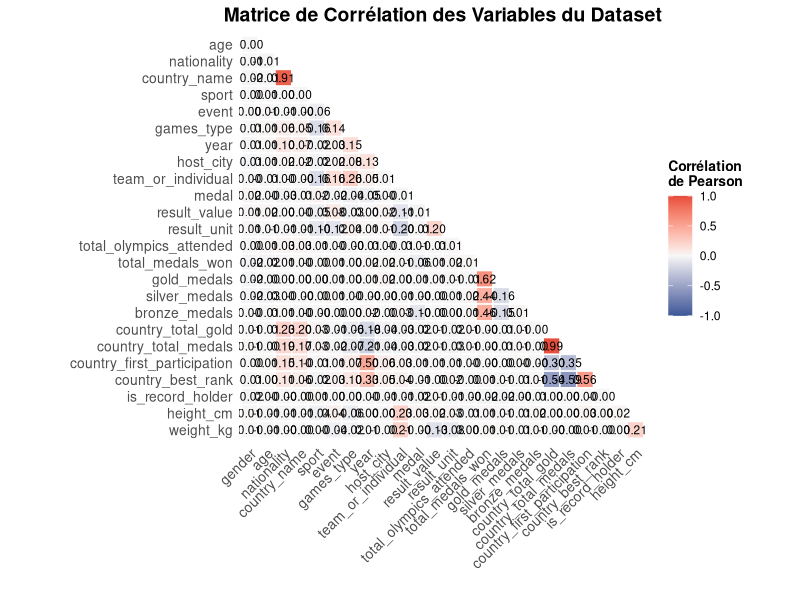

Source code (R):
## ---- chunk 1
knitr::opts_chunk$set(echo = TRUE, warning = FALSE, message = FALSE)
library(tidyverse)
## ---- chunk 2
# Chargement du dataset
dataset <- read_csv("data/olympics_athletes_dataset.csv")

# Préparation de toutes les colonnes (numériques + qualitatives encodées)
numeric_data <- dataset %>%
  # Exclure les identifiants uniques et textes libres à trop forte cardinalité
  select(-any_of(c("athlete_id", "athlete_name", "date_of_birth", "coach_name", "notes"))) %>%
  # Ordonner logiquement la variable medal si elle existe
  mutate(medal = factor(medal, levels = c("None", "Bronze", "Silver", "Gold"), ordered = TRUE)) %>%
  # Convertir toutes les variables qualitatives (character) en facteurs puis en valeurs numériques
  mutate(across(where(is.character), ~ as.numeric(as.factor(.x)))) %>%
  mutate(across(where(is.factor), as.numeric))

# Affichage des variables sélectionnées pour la corrélation
colnames(numeric_data)
## ---- chunk 3
# Calcul de la matrice de corrélation
cor_matrix <- cor(numeric_data, use = "pairwise.complete.obs")

# Masquer la diagonale et le triangle supérieur
cor_matrix[upper.tri(cor_matrix, diag = TRUE)] <- NA

# Obtenir l'ordre original des variables pour garder la structure propre
var_order <- colnames(numeric_data)

# Définir le seuil pour les corrélations (0.0 pour afficher toutes les variables, ou ex: 0.3 pour filtrer)
seuil_correlation <- 0.0

# Conversion en format long et filtrage des valeurs manquantes et faibles
cor_long_raw <- cor_matrix %>%
  as.data.frame() %>%
  rownames_to_column(var = "Variable1") %>%
  pivot_longer(cols = -Variable1, names_to = "Variable2", values_to = "Correlation") %>%
  filter(!is.na(Correlation)) %>%
  filter(abs(Correlation) >= seuil_correlation)

# Identifier les variables actives (présentes dans les corrélations sélectionnées)
variables_actives <- unique(c(cor_long_raw$Variable1, cor_long_raw$Variable2))
var_order_active <- var_order[var_order %in% variables_actives]

# Définir les niveaux des facteurs pour n'afficher qu'un triangle sans diagonale ni lignes/colonnes vides
n_active <- length(var_order_active)
if (n_active > 1) {
  # Variable2 (x) contient les colonnes (de 1 à n_active-1)
  levels_x <- var_order_active[-n_active]
  # Variable1 (y) contient les lignes (de 2 à n_active), inversées pour afficher la première variable en haut
  levels_y <- rev(var_order_active[-1])
  
  cor_long <- cor_long_raw %>%
    mutate(
      Variable1 = factor(Variable1, levels = levels_y),
      Variable2 = factor(Variable2, levels = levels_x)
    )
} else {
  cor_long <- cor_long_raw %>%
    mutate(
      Variable1 = factor(Variable1, levels = var_order_active),
      Variable2 = factor(Variable2, levels = var_order_active)
    )
}
## ---- chunk 4
ggplot(cor_long, aes(x = Variable2, y = Variable1, fill = Correlation)) +
  geom_tile(color = "white", lwd = 0.5, linetype = 1) +
  geom_text(aes(label = sprintf("%.2f", Correlation)), color = "black", size = 3) +
  scale_fill_gradient2(
    low = "#3b5998", 
    mid = "#f7f7f7", 
    high = "#e74c3c", 
    midpoint = 0, 
    limit = c(-1, 1), 
    space = "Lab", 
    name = "Corrélation\nde Pearson"
  ) +
  theme_minimal() + 
  theme(
    axis.text.x = element_text(angle = 45, vjust = 1, size = 10, hjust = 1),
    axis.text.y = element_text(size = 10),
    panel.grid.major = element_blank(),
    panel.grid.minor = element_blank(),
    plot.title = element_text(face = "bold", size = 14, hjust = 0.5),
    legend.title = element_text(size = 10, face = "bold")
  ) +
  labs(
    title = "Matrice de Corrélation des Variables du Dataset",
    x = "",
    y = ""
  ) +
  coord_fixed()
